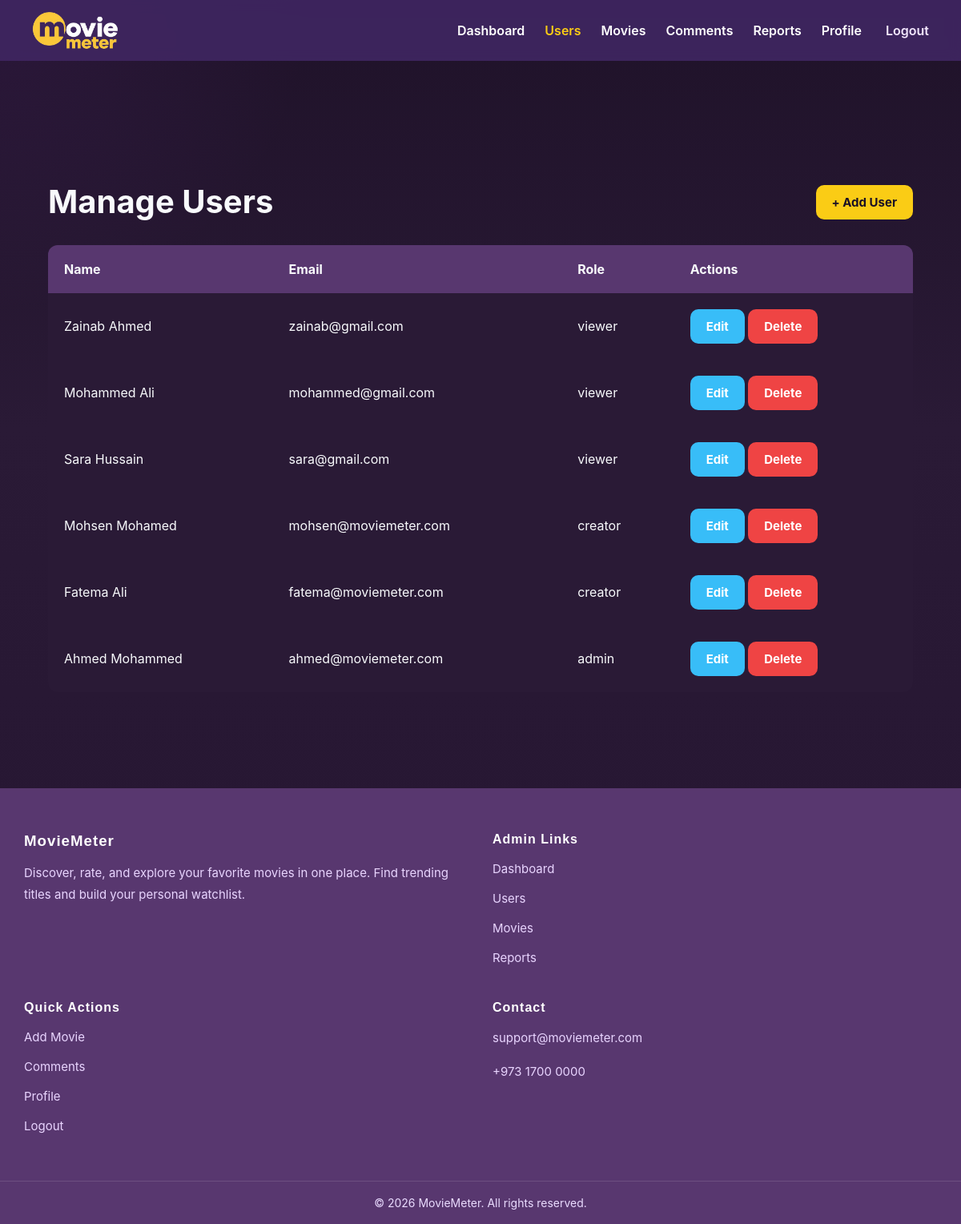
/MovieMeter/admin/manage-users.php (signed in), run on the app's committed database.
### tables this page shows
CREATE TABLE mm_users (
    user_id INT AUTO_INCREMENT PRIMARY KEY,
    role_id INT NOT NULL,
    full_name VARCHAR(100) NOT NULL,
    username VARCHAR(50) NOT NULL UNIQUE,
    email VARCHAR(100) NOT NULL UNIQUE,
    password_hash VARCHAR(255) NOT NULL,
    profile_image VARCHAR(255) NULL,
    account_status ENUM('active','suspended') DEFAULT 'active',
    created_at DATETIME DEFAULT CURRENT_TIMESTAMP,
    updated_at DATETIME DEFAULT CURRENT_TIMESTAMP
);

CREATE TABLE mm_roles (
    role_id INT AUTO_INCREMENT PRIMARY KEY,
    role_name VARCHAR(50) NOT NULL UNIQUE
);

### MovieMeter/admin/manage-users.php (the view, shortened to what this page needs)
<?php
$conn = getConnection();
$result = mysqli_query($conn,"
SELECT u.user_id, u.full_name, u.email, r.role_name
FROM mm_users u
LEFT JOIN mm_roles r ON u.role_id = r.role_id
ORDER BY u.user_id DESC
");
?>
<!DOCTYPE html>
<html>
<head>
<link rel="stylesheet" href="../assets/css/style.css">
<link rel="stylesheet" href="../assets/css/admin.css">
</head>
<body>
<?php include("../includes/admin_nav.php"); ?>
<div class="admin-container">
<div style="display:flex;justify-content:space-between;align-items:center;">
<h1 class="admin-title">Manage Users</h1>
<a href="add-user.php" class="btn btn-add">+ Add User</a>
</div>
<table class="admin-table">
<tr>
<th>Name</th>
<th>Email</th>
<th>Role</th>
<th>Actions</th>
</tr>
<?php while($row=mysqli_fetch_assoc($result)){ ?>
<tr>
<td><?php echo htmlspecialchars($row["full_name"]); ?></td>
<td><?php echo htmlspecialchars($row["email"]); ?></td>
<td><?php echo $row["role_name"]; ?></td>
<td>
<a href="edit-user.php?id=<?php echo $row["user_id"]; ?>" class="btn btn-edit">Edit</a>
<a href="delete-user.php?id=<?php echo $row["user_id"]; ?>"
class="btn btn-delete"
onclick="return confirm('Are you sure?');">Delete</a>
</td>
</tr>
<?php } ?>
</table>
</div>
<?php include("../includes/admin_footer.php"); ?>
</body>
</html>

### MovieMeter/assets/css/style.css (style rules this page uses)
* { box-sizing: border-box; }
html { scroll-behavior: smooth; }
body { margin: 0; font-family: "Inter", sans-serif; background: radial-gradient(circle at top left, rgba(120, 55, 170, 0.12), transparent 20%), linear-gradient(180deg, #1f1229 0%, #2a1a36 35%, #241430 100%); color: #f8fafc; overflow-x: hidden; }

### MovieMeter/assets/css/admin.css (style rules this page uses)
.admin-container { padding: 120px 60px; }
.admin-title { font-size: 2.5rem; margin-bottom: 30px; }
.admin-table { width: 100%; border-collapse: collapse; background: #2a1a36; border-radius: 12px; overflow: hidden; }
.admin-table th, .admin-table td { padding: 20px; text-align: left; font-size: 16px; }
.admin-table th { background: #58376f; }
.btn { padding: 12px 20px; border-radius: 10px; text-decoration: none; font-weight: bold; display: inline-block; font-size: 15px; }
.btn-add { background: #facc15; color: #1a1025; }
.btn-edit { background: #38bdf8; color: white; }
.btn-delete { background: #ef4444; color: white; }
body { padding-top: 80px; }

### data on the page
mm_users: full_name "Zainab Ahmed", email "zainab@gmail.com", role.role_name "viewer"
mm_users: full_name "Mohammed Ali", email "mohammed@gmail.com", role.role_name "viewer"
mm_users: full_name "Sara Hussain", email "sara@gmail.com", role.role_name "viewer"
mm_users: full_name "Mohsen Mohamed", email "mohsen@moviemeter.com", role.role_name "creator"
mm_users: full_name "Fatema Ali", email "fatema@moviemeter.com", role.role_name "creator"
mm_users: full_name "Ahmed Mohammed", email "ahmed@moviemeter.com", role.role_name "admin"
